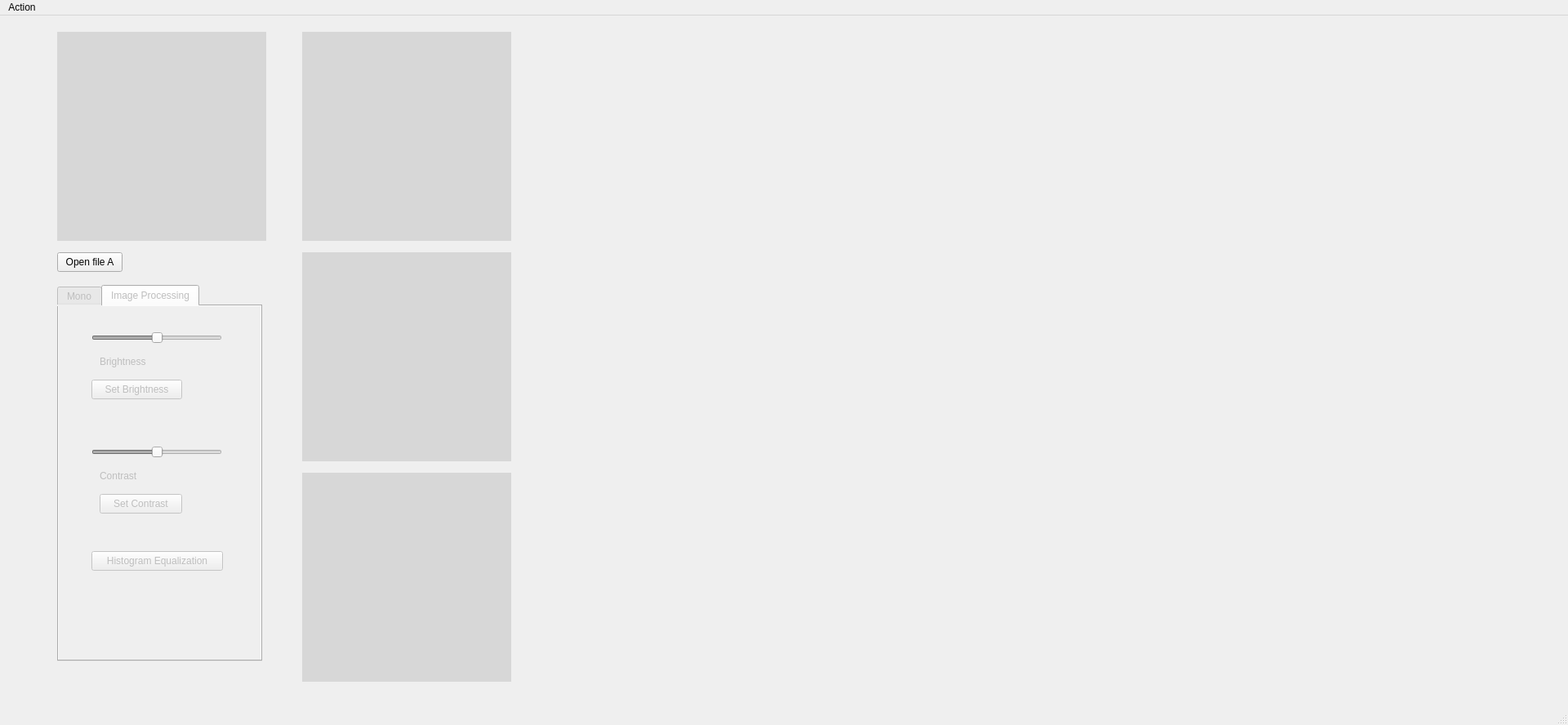
<?xml version="1.0" encoding="UTF-8"?>
<ui version="4.0">
 <class>hw2</class>
 <widget class="QMainWindow" name="hw2">
  <property name="geometry">
   <rect>
    <x>0</x>
    <y>0</y>
    <width>1920</width>
    <height>888</height>
   </rect>
  </property>
  <property name="sizePolicy">
   <sizepolicy hsizetype="Expanding" vsizetype="Expanding">
    <horstretch>0</horstretch>
    <verstretch>0</verstretch>
   </sizepolicy>
  </property>
  <property name="windowTitle">
   <string>hw2</string>
  </property>
  <widget class="QWidget" name="centralwidget">
   <widget class="QWidget" name="widget" native="true">
    <property name="geometry">
     <rect>
      <x>30</x>
      <y>10</y>
      <width>331</width>
      <height>801</height>
     </rect>
    </property>
    <property name="styleSheet">
     <string notr="true">background-color: rgb(239, 239, 239);</string>
    </property>
    <widget class="QLabel" name="lblPicA">
     <property name="geometry">
      <rect>
       <x>40</x>
       <y>10</y>
       <width>256</width>
       <height>256</height>
      </rect>
     </property>
     <property name="autoFillBackground">
      <bool>false</bool>
     </property>
     <property name="styleSheet">
      <string notr="true">background-color: rgb(215, 215, 215);
border-color: rgb(8, 8, 8);</string>
     </property>
     <property name="text">
      <string/>
     </property>
    </widget>
    <widget class="QTabWidget" name="tabWidget">
     <property name="enabled">
      <bool>false</bool>
     </property>
     <property name="geometry">
      <rect>
       <x>40</x>
       <y>320</y>
       <width>251</width>
       <height>461</height>
      </rect>
     </property>
     <property name="currentIndex">
      <number>1</number>
     </property>
     <widget class="QWidget" name="tab">
      <attribute name="title">
       <string>Mono</string>
      </attribute>
      <widget class="QPushButton" name="btnMono1">
       <property name="geometry">
        <rect>
         <x>10</x>
         <y>10</y>
         <width>80</width>
         <height>24</height>
        </rect>
       </property>
       <property name="text">
        <string>Grey Scale1</string>
       </property>
      </widget>
      <widget class="QPushButton" name="btnMono2">
       <property name="geometry">
        <rect>
         <x>10</x>
         <y>50</y>
         <width>80</width>
         <height>24</height>
        </rect>
       </property>
       <property name="text">
        <string>Grey Scale2</string>
       </property>
      </widget>
      <widget class="QWidget" name="widget_2" native="true">
       <property name="geometry">
        <rect>
         <x>10</x>
         <y>90</y>
         <width>211</width>
         <height>111</height>
        </rect>
       </property>
       <widget class="QLabel" name="lblThresh">
        <property name="geometry">
         <rect>
          <x>20</x>
          <y>50</y>
          <width>91</width>
          <height>16</height>
         </rect>
        </property>
        <property name="text">
         <string>Thresh</string>
        </property>
       </widget>
       <widget class="QSlider" name="hsdThresh">
        <property name="geometry">
         <rect>
          <x>20</x>
          <y>20</y>
          <width>160</width>
          <height>22</height>
         </rect>
        </property>
        <property name="maximum">
         <number>255</number>
        </property>
        <property name="value">
         <number>125</number>
        </property>
        <property name="sliderPosition">
         <number>125</number>
        </property>
        <property name="orientation">
         <enum>Qt::Horizontal</enum>
        </property>
       </widget>
       <widget class="QPushButton" name="btnThresh">
        <property name="geometry">
         <rect>
          <x>10</x>
          <y>80</y>
          <width>101</width>
          <height>23</height>
         </rect>
        </property>
        <property name="text">
         <string>Set Threshold</string>
        </property>
       </widget>
      </widget>
      <widget class="QWidget" name="widget_3" native="true">
       <property name="geometry">
        <rect>
         <x>10</x>
         <y>210</y>
         <width>201</width>
         <height>101</height>
        </rect>
       </property>
       <widget class="QSlider" name="hsdLevel">
        <property name="geometry">
         <rect>
          <x>20</x>
          <y>20</y>
          <width>160</width>
          <height>22</height>
         </rect>
        </property>
        <property name="minimum">
         <number>2</number>
        </property>
        <property name="maximum">
         <number>32</number>
        </property>
        <property name="value">
         <number>17</number>
        </property>
        <property name="orientation">
         <enum>Qt::Horizontal</enum>
        </property>
       </widget>
       <widget class="QLabel" name="lblLevel">
        <property name="geometry">
         <rect>
          <x>20</x>
          <y>50</y>
          <width>101</width>
          <height>16</height>
         </rect>
        </property>
        <property name="text">
         <string>Level</string>
        </property>
       </widget>
       <widget class="QPushButton" name="btnLevel">
        <property name="geometry">
         <rect>
          <x>10</x>
          <y>70</y>
          <width>101</width>
          <height>23</height>
         </rect>
        </property>
        <property name="text">
         <string>Set GreyLevel</string>
        </property>
       </widget>
      </widget>
      <widget class="QPushButton" name="btnSubtract">
       <property name="geometry">
        <rect>
         <x>140</x>
         <y>30</y>
         <width>80</width>
         <height>24</height>
        </rect>
       </property>
       <property name="text">
        <string>Subtraction</string>
       </property>
      </widget>
      <widget class="QWidget" name="widget_6" native="true">
       <property name="geometry">
        <rect>
         <x>10</x>
         <y>320</y>
         <width>201</width>
         <height>101</height>
        </rect>
       </property>
       <widget class="QSlider" name="hsdResolution">
        <property name="geometry">
         <rect>
          <x>20</x>
          <y>20</y>
          <width>160</width>
          <height>22</height>
         </rect>
        </property>
        <property name="minimum">
         <number>25</number>
        </property>
        <property name="maximum">
         <number>400</number>
        </property>
        <property name="value">
         <number>100</number>
        </property>
        <property name="orientation">
         <enum>Qt::Horizontal</enum>
        </property>
       </widget>
       <widget class="QLabel" name="lblResolution">
        <property name="geometry">
         <rect>
          <x>20</x>
          <y>50</y>
          <width>121</width>
          <height>16</height>
         </rect>
        </property>
        <property name="text">
         <string>Resolution</string>
        </property>
       </widget>
       <widget class="QPushButton" name="btnResolution">
        <property name="geometry">
         <rect>
          <x>10</x>
          <y>70</y>
          <width>101</width>
          <height>23</height>
         </rect>
        </property>
        <property name="text">
         <string>Set Resolution</string>
        </property>
       </widget>
      </widget>
     </widget>
     <widget class="QWidget" name="tab_2">
      <attribute name="title">
       <string>Image Processing</string>
      </attribute>
      <widget class="QWidget" name="widget_4" native="true">
       <property name="geometry">
        <rect>
         <x>30</x>
         <y>20</y>
         <width>181</width>
         <height>111</height>
        </rect>
       </property>
       <widget class="QSlider" name="hsdBrightness">
        <property name="geometry">
         <rect>
          <x>10</x>
          <y>10</y>
          <width>160</width>
          <height>18</height>
         </rect>
        </property>
        <property name="minimum">
         <number>-255</number>
        </property>
        <property name="maximum">
         <number>255</number>
        </property>
        <property name="orientation">
         <enum>Qt::Horizontal</enum>
        </property>
       </widget>
       <widget class="QPushButton" name="btnBrightness">
        <property name="geometry">
         <rect>
          <x>10</x>
          <y>70</y>
          <width>111</width>
          <height>24</height>
         </rect>
        </property>
        <property name="text">
         <string>Set Brightness</string>
        </property>
       </widget>
       <widget class="QLabel" name="lblBrightness">
        <property name="geometry">
         <rect>
          <x>20</x>
          <y>40</y>
          <width>131</width>
          <height>16</height>
         </rect>
        </property>
        <property name="text">
         <string>Brightness</string>
        </property>
       </widget>
      </widget>
      <widget class="QWidget" name="widget_5" native="true">
       <property name="geometry">
        <rect>
         <x>30</x>
         <y>150</y>
         <width>181</width>
         <height>121</height>
        </rect>
       </property>
       <widget class="QPushButton" name="btnContrast">
        <property name="geometry">
         <rect>
          <x>20</x>
          <y>80</y>
          <width>101</width>
          <height>24</height>
         </rect>
        </property>
        <property name="text">
         <string>Set Contrast</string>
        </property>
       </widget>
       <widget class="QSlider" name="hsdContrast">
        <property name="geometry">
         <rect>
          <x>10</x>
          <y>20</y>
          <width>160</width>
          <height>18</height>
         </rect>
        </property>
        <property name="minimum">
         <number>-255</number>
        </property>
        <property name="maximum">
         <number>255</number>
        </property>
        <property name="orientation">
         <enum>Qt::Horizontal</enum>
        </property>
       </widget>
       <widget class="QLabel" name="lblContrast">
        <property name="geometry">
         <rect>
          <x>20</x>
          <y>50</y>
          <width>131</width>
          <height>16</height>
         </rect>
        </property>
        <property name="text">
         <string>Contrast</string>
        </property>
       </widget>
      </widget>
      <widget class="QWidget" name="widget_7" native="true">
       <property name="geometry">
        <rect>
         <x>30</x>
         <y>280</y>
         <width>181</width>
         <height>61</height>
        </rect>
       </property>
       <widget class="QPushButton" name="btnHistoEqualize">
        <property name="geometry">
         <rect>
          <x>10</x>
          <y>20</y>
          <width>161</width>
          <height>24</height>
         </rect>
        </property>
        <property name="text">
         <string>Histogram Equalization</string>
        </property>
       </widget>
      </widget>
     </widget>
    </widget>
    <widget class="QPushButton" name="btnOpenA">
     <property name="geometry">
      <rect>
       <x>40</x>
       <y>280</y>
       <width>80</width>
       <height>24</height>
      </rect>
     </property>
     <property name="text">
      <string>Open file A</string>
     </property>
    </widget>
   </widget>
   <widget class="QLabel" name="lblPicA_3">
    <property name="geometry">
     <rect>
      <x>370</x>
      <y>560</y>
      <width>256</width>
      <height>256</height>
     </rect>
    </property>
    <property name="sizePolicy">
     <sizepolicy hsizetype="Expanding" vsizetype="Expanding">
      <horstretch>0</horstretch>
      <verstretch>0</verstretch>
     </sizepolicy>
    </property>
    <property name="autoFillBackground">
     <bool>false</bool>
    </property>
    <property name="styleSheet">
     <string notr="true">background-color: rgb(215, 215, 215);
border-color: rgb(8, 8, 8);</string>
    </property>
    <property name="text">
     <string/>
    </property>
   </widget>
   <widget class="QLabel" name="lblPicA_2">
    <property name="geometry">
     <rect>
      <x>370</x>
      <y>290</y>
      <width>256</width>
      <height>256</height>
     </rect>
    </property>
    <property name="autoFillBackground">
     <bool>false</bool>
    </property>
    <property name="styleSheet">
     <string notr="true">background-color: rgb(215, 215, 215);
border-color: rgb(8, 8, 8);</string>
    </property>
    <property name="text">
     <string/>
    </property>
   </widget>
   <widget class="QLabel" name="lblPicA_1">
    <property name="geometry">
     <rect>
      <x>370</x>
      <y>20</y>
      <width>256</width>
      <height>256</height>
     </rect>
    </property>
    <property name="autoFillBackground">
     <bool>false</bool>
    </property>
    <property name="styleSheet">
     <string notr="true">background-color: rgb(215, 215, 215);
border-color: rgb(8, 8, 8);</string>
    </property>
    <property name="text">
     <string/>
    </property>
   </widget>
   <widget class="QWidget" name="verticalLayoutWidget">
    <property name="geometry">
     <rect>
      <x>680</x>
      <y>20</y>
      <width>811</width>
      <height>251</height>
     </rect>
    </property>
    <layout class="QVBoxLayout" name="lyt1">
     <property name="spacing">
      <number>7</number>
     </property>
    </layout>
   </widget>
   <widget class="QWidget" name="verticalLayoutWidget_2">
    <property name="geometry">
     <rect>
      <x>680</x>
      <y>290</y>
      <width>811</width>
      <height>251</height>
     </rect>
    </property>
    <layout class="QVBoxLayout" name="lyt2"/>
   </widget>
   <widget class="QWidget" name="verticalLayoutWidget_3">
    <property name="geometry">
     <rect>
      <x>680</x>
      <y>560</y>
      <width>811</width>
      <height>241</height>
     </rect>
    </property>
    <layout class="QVBoxLayout" name="lyt3"/>
   </widget>
  </widget>
  <widget class="QMenuBar" name="menubar">
   <property name="geometry">
    <rect>
     <x>0</x>
     <y>0</y>
     <width>1920</width>
     <height>24</height>
    </rect>
   </property>
   <widget class="QMenu" name="menuAction">
    <property name="title">
     <string>Action</string>
    </property>
    <addaction name="actionExit"/>
   </widget>
   <addaction name="menuAction"/>
  </widget>
  <widget class="QStatusBar" name="statusbar"/>
  <action name="actionExit">
   <property name="text">
    <string>Exit</string>
   </property>
  </action>
 </widget>
 <resources/>
 <connections/>
</ui>
